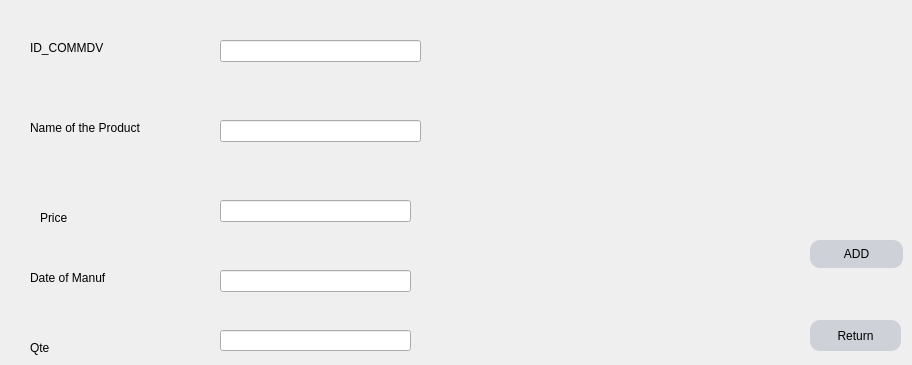
      <widget class="QWidget" name="tab_8">
       <attribute name="title">
        <string>Add Product</string>
       </attribute>
       <widget class="QLabel" name="label_22">
        <property name="geometry">
         <rect>
          <x>30</x>
          <y>40</y>
          <width>111</width>
          <height>16</height>
         </rect>
        </property>
        <property name="text">
         <string>ID_COMMDV</string>
        </property>
       </widget>
       <widget class="QLabel" name="label_23">
        <property name="geometry">
         <rect>
          <x>30</x>
          <y>120</y>
          <width>131</width>
          <height>16</height>
         </rect>
        </property>
        <property name="text">
         <string>Name of the Product</string>
        </property>
       </widget>
       <widget class="QLabel" name="label_24">
        <property name="geometry">
         <rect>
          <x>40</x>
          <y>210</y>
          <width>55</width>
          <height>16</height>
         </rect>
        </property>
        <property name="text">
         <string>Price</string>
        </property>
       </widget>
       <widget class="QLabel" name="label_25">
        <property name="geometry">
         <rect>
          <x>30</x>
          <y>270</y>
          <width>101</width>
          <height>16</height>
         </rect>
        </property>
        <property name="text">
         <string>Date of Manuf</string>
        </property>
       </widget>
       <widget class="QLineEdit" name="l_add_idv">
        <property name="geometry">
         <rect>
          <x>220</x>
          <y>40</y>
          <width>201</width>
          <height>22</height>
         </rect>
        </property>
       </widget>
       <widget class="QLineEdit" name="l_add_name">
        <property name="geometry">
         <rect>
          <x>220</x>
          <y>120</y>
          <width>201</width>
          <height>22</height>
         </rect>
        </property>
       </widget>
       <widget class="QLineEdit" name="l_add_price">
        <property name="geometry">
         <rect>
          <x>220</x>
          <y>200</y>
          <width>191</width>
          <height>22</height>
         </rect>
        </property>
       </widget>
       <widget class="QPushButton" name="ADD_Product">
        <property name="geometry">
         <rect>
          <x>810</x>
          <y>240</y>
          <width>93</width>
          <height>28</height>
         </rect>
        </property>
        <property name="styleSheet">
         <string notr="true">
QPushButton{
background:#ced1d8;
border-style:outset;
border-radius:10px;
}
QPushButton:pressed{
background-color:rgb(224,0,0);
border-style:inset;}
QPushButton:hover {
    background-color:rgb(5, 255, 0);
    }
</string>
        </property>
        <property name="text">
         <string>ADD</string>
        </property>
       </widget>
       <widget class="QLineEdit" name="l_add_dateM">
        <property name="geometry">
         <rect>
          <x>220</x>
          <y>270</y>
          <width>191</width>
          <height>22</height>
         </rect>
        </property>
       </widget>
       <widget class="QPushButton" name="ReturnP">
        <property name="geometry">
         <rect>
          <x>810</x>
          <y>320</y>
          <width>91</width>
          <height>31</height>
         </rect>
        </property>
        <property name="styleSheet">
         <string notr="true">
QPushButton{
background:#ced1d8;
border-style:outset;
border-radius:10px;
}
QPushButton:pressed{
background-color:rgb(224,0,0);
border-style:inset;}
QPushButton:hover {
    background-color:rgb(5, 255, 0);
    }
</string>
        </property>
        <property name="text">
         <string>Return</string>
        </property>
       </widget>
       <widget class="QLabel" name="label_59">
        <property name="geometry">
         <rect>
          <x>30</x>
          <y>340</y>
          <width>55</width>
          <height>16</height>
         </rect>
        </property>
        <property name="text">
         <string>Qte</string>
        </property>
       </widget>
       <widget class="QLineEdit" name="l_add_qte">
        <property name="geometry">
         <rect>
          <x>220</x>
          <y>330</y>
          <width>191</width>
          <height>21</height>
         </rect>
        </property>
       </widget>
      </widget>
